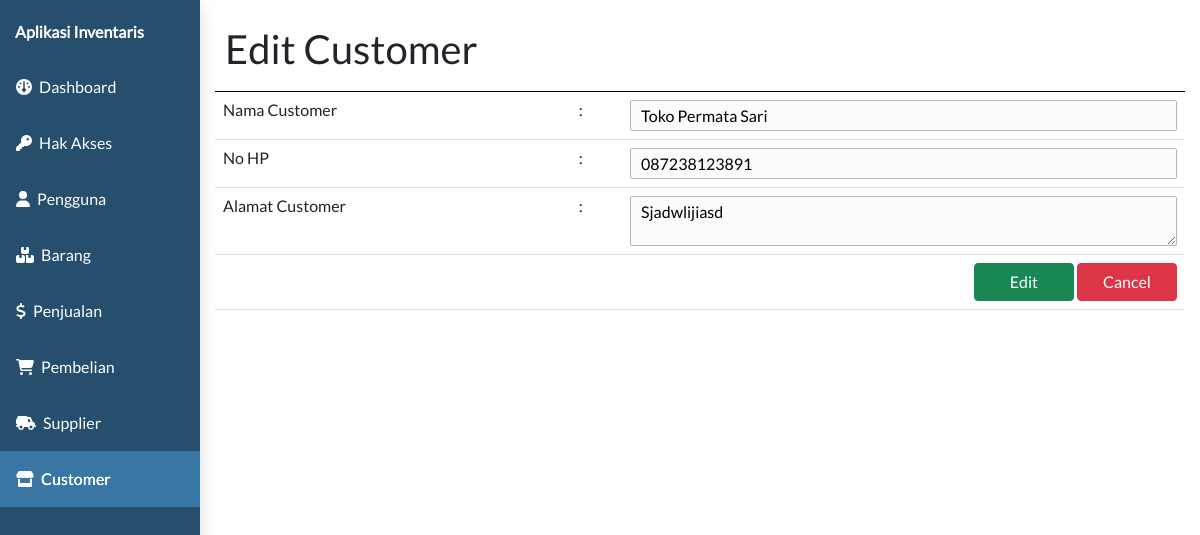
Screenshot of /admin.php?page=customer&subpage=customer-detail&id=2 with the database file from the repository.
### tables this page shows
CREATE TABLE `customer`  (
  `id_customer` int NOT NULL AUTO_INCREMENT,
  `nama_customer` varchar(50) NULL DEFAULT NULL,
  `alamat_customer` text NULL,
  `no_hp_customer` varchar(20) NULL DEFAULT NULL,
  PRIMARY KEY (`id_customer`) USING BTREE
);

### controller/customer_controller.php (called while the page is built, shortened)
<?php
require_once "controller/base_controller.php";
class CustomerController {
    function callmodel(){
        $baseController = new BaseController();
    }
    function customer_detail($data){
        $model = new model;
        $customer_detail = $model->selectWhere("customer", "id_customer = '$data'");
        return $customer_detail;
    }
}
?>

### model/model.php (called while the page is built, shortened)
<?php
class model {
    function selectWhere($table, $where){
        require "koneksi.php";
        $data = mysqli_query($connect, "SELECT * FROM $table where $where");
        $dataarray = array();
            while($row = mysqli_fetch_assoc($data)){
                $dataarray[] = $row;
            }
        return $dataarray;
    }
}
?>

### view/customer/customer-detail.php (the view, shortened to what this page needs)
<?php
require_once "controller/customer_controller.php";
$customerController = new CustomerController();
$customerController->callasset();
$customerDetail = null;
if (isset($_GET['id'])) {
  $customerDetail = $customerController->customer_detail($_GET['id']);
}
?>
<html>
<head>
</head>
<body>
  <div class="clm-12" style="border-bottom:1px solid black;">
    <h1><?php echo $customerDetail != null ? "Edit Customer" : "Tambah Customer" ?></h1>
  </div>
  <form action="submit.php" method="post" enctype="multipart/form-data">
    <table class="table">
      <tr>
        <td>Nama Customer</td>
        <td>:</td>
        <td><input type="text" class="input" name="nama_customer" value="<?php echo $customerDetail != null ? $customerDetail[0]['nama_customer'] : '' ?>" autocomplete="off" required/></td>
      </tr>
      <tr>
        <td>No HP</td>
        <td>:</td>
        <td><input type="tel" pattern="[0-9]*" class="input" name="no_hp_customer" value="<?php echo $customerDetail != null ? $customerDetail[0]['no_hp_customer'] : '' ?>" autocomplete="off" required/></td>
      </tr>
      <tr>
        <td style="vertical-align:top;">Alamat Customer</td>
        <td style="vertical-align:top;">:</td>
        <td>
          <textarea class="input" name="alamat_customer" autocomplete="off" required><?php echo $customerDetail != null ? $customerDetail[0]['alamat_customer'] : '' ?></textarea>
        </td>
      </tr>
      <tr>
        <td colspan="3" style="text-align:right">
          <?php if ($customerDetail) : ?>
            <input type="submit" name="customer-edit-submit" class="btn btn-success" style="width:100px;" value="Edit">
          <?php endif ?>
          <a href="?page=customer&&subpage=customer-list"><input type="button" class="btn btn-danger" style="width:100px;" value="Cancel"></a>
        </td>
      </tr>
    </table>
  </form>
</body>
</html>

### assets/css/style.css (style rules this page uses)
* { font-family: 'lato'; margin: 0px; }
.clm-1, .clm-2, .clm-3, .clm-4, .clm-5, .clm-6, .clm-7, .clm-8, .clm-9, .clm-10, .clm-11, .clm-12 { float:left; padding:10px; box-sizing: border-box; }
.clm-12 { width:100%; }
.input { padding: 5px 10px; border:1px solid #b5b5b5; background:#fbfbfb; border-radius:2px; width: 100%; }

### rows the page displays
customer: nama_customer "Toko Permata Sari", no_hp_customer "087238123891", alamat_customer "Sjadwlijiasd"
